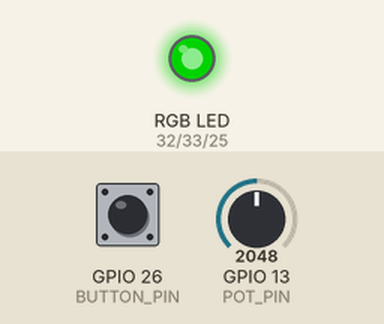
Simulated run of this sketch. Board: ESP32. Shown: an RGB LED mixed from three pins (HIGH = lit). Inputs (shaded band) come from the test bench; at power-on: GPIO 13 (POT_PIN) = 2048, GPIO 26 (BUTTON_PIN) HIGH. Dim RGB values are drawn brighter than linear.

Above: at 1.2 s.
1.3 s: GPIO 13 (POT_PIN) set to 2866
At 2.4 s:
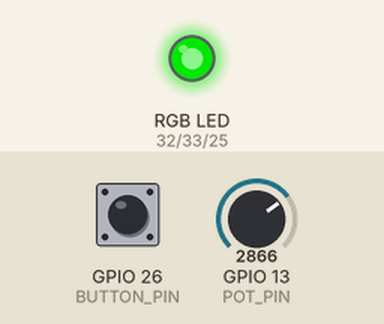
2.8 s: GPIO 26 (BUTTON_PIN) pulled LOW for 0.15 s
At 3.9 s:
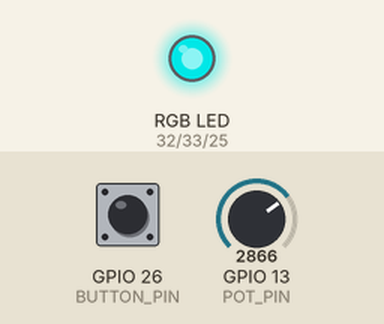
4.5 s: GPIO 13 (POT_PIN) set to 3603
At 5.2 s:
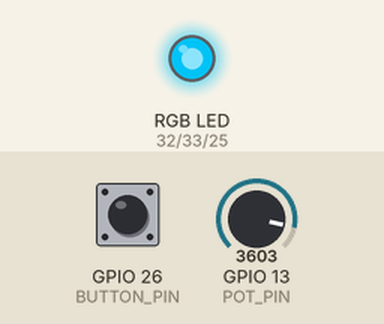
6.0 s: GPIO 26 (BUTTON_PIN) pulled LOW for 1 s
At 7.4 s:
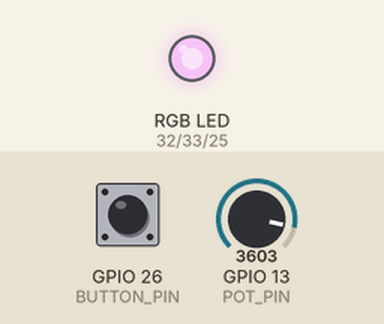
8.5 s: GPIO 26 (BUTTON_PIN) pulled LOW for 0.15 s
At 9.6 s:
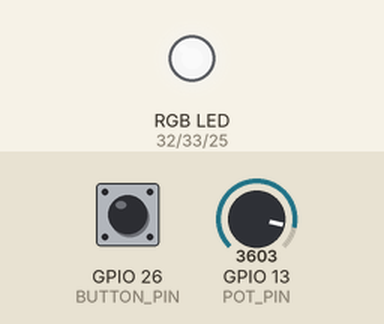
10.2 s: GPIO 13 (POT_PIN) set to 2047
At 10.5 s:
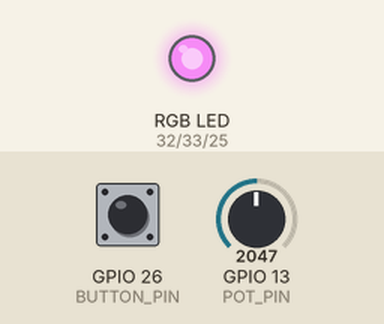
Timing chart, 0 to 12.7 s (numbered marks = the images above; inputs shaded):
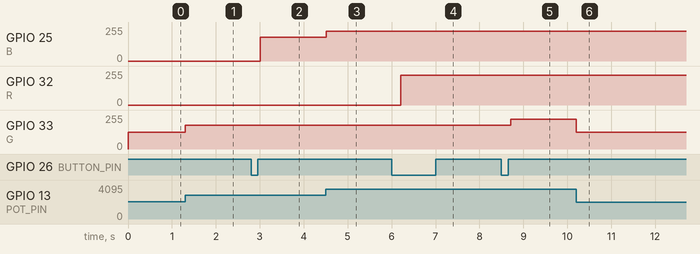

Measured:
- after the input at 1.3 s, GPIO 33 (G): 127/255 → 178/255 at once
- after the input at 2.8 s, GPIO 25 (B): 0/255 → 178/255 after 0.20 s
- after the input at 4.5 s, GPIO 25 (B): 178/255 → 224/255 at once
- after the input at 6.0 s, GPIO 32 (R): 0/255 → 224/255 after 0.20 s
- after the input at 8.5 s, GPIO 33 (G): 178/255 → 224/255 after 0.21 s
- after the input at 10.2 s, GPIO 33 (G): 224/255 → 127/255 at once

The sketch:

sketch_oct29e.ino
```cpp
#define R 32
#define G 33
#define B 25
#define POT_PIN 13   // 可變電阻的腳位
#define BUTTON_PIN 26 // 按鈕的腳位

int number = 1;
bool flag12 = LOW;
int change = 1;

// 儲存各顏色的亮度值
int redValue = 0;
int greenValue = 0;
int blueValue = 0;

void setup() {
  pinMode(R, OUTPUT);
  pinMode(G, OUTPUT);
  pinMode(B, OUTPUT);

  digitalWrite(R, LOW);
  digitalWrite(G, LOW);
  digitalWrite(B, LOW);

  pinMode(BUTTON_PIN, INPUT_PULLUP);  // 設置按鈕為輸入模式並使用內建上拉電阻
  pinMode(POT_PIN, INPUT);            // 設置可變電阻為輸入模式
}

void loop() {
  // 讀取按鈕狀態
  int p12 = digitalRead(BUTTON_PIN);

  // 切換顏色
  if (p12 == LOW && flag12 == LOW) {
    number++;
    flag12 = HIGH;
    delay(200);  // 防抖延遲
  } else if (p12 == HIGH && flag12 == HIGH) {
    flag12 = LOW;
  }

  // 計算當前顏色
  change = number % 3 + 1;

  // 讀取可變電阻的數值，將其映射到 0-255 的範圍
  int potValue = analogRead(POT_PIN);
  int brightness = map(potValue, 0, 4095, 0, 255);

  // 根據當前的顏色狀態，調整對應的 LED 亮度
  switch (change) {
    case 1:  // 控制紅色
      redValue = brightness;
      analogWrite(R, redValue);
      analogWrite(G, greenValue);
      analogWrite(B, blueValue);
      break;
    case 2:  // 控制綠色
      greenValue = brightness;
      analogWrite(G, greenValue);
      analogWrite(R, redValue);
      analogWrite(B, blueValue);
      break;
    case 3:  // 控制藍色
      blueValue = brightness;
      analogWrite(B, blueValue);
      analogWrite(R, redValue);
      analogWrite(G, greenValue);
      break;
  }

  delay(10);  // 稍微延遲，以減少亮度變化的頻率
}
```
